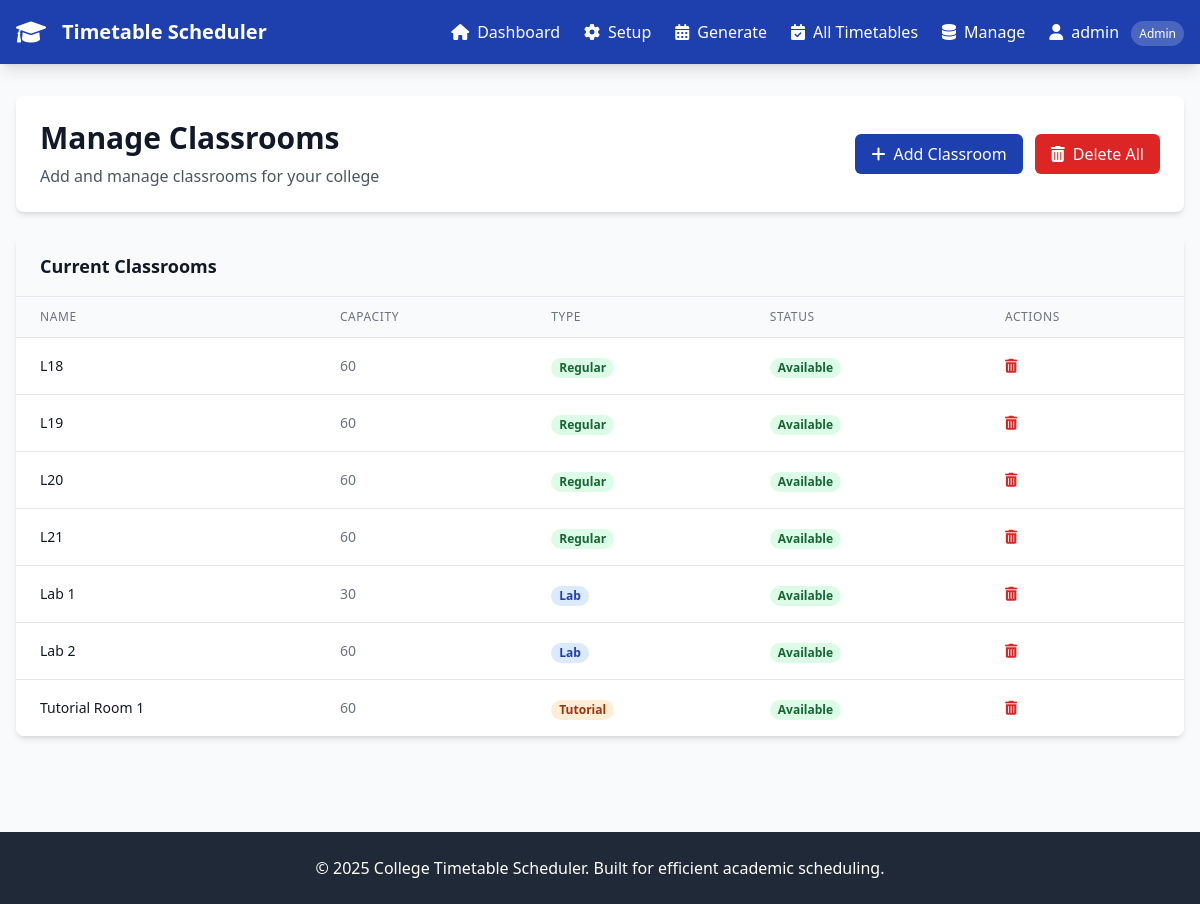
The page /manage/classrooms (signed in) on the database its author committed.
### app.py (models this page shows)
class Classroom(db.Model):
    id = db.Column(db.Integer, primary_key=True)
    name = db.Column(db.String(50), nullable=False)
    capacity = db.Column(db.Integer, nullable=False)
    type = db.Column(db.String(20), default='regular')  # regular, lab, auditorium
    is_available = db.Column(db.Boolean, default=True)

### app.py (the view)
@app.route('/manage/<string:entity>')
def manage_entity(entity):
    if 'user_id' not in session or session.get('user_role') != 'admin':
        flash('Access denied. Admin privileges required.', 'error')
        return redirect(url_for('login'))
    data = {}
    if entity == 'classrooms':
        data['items'] = Classroom.query.all()
    elif entity == 'faculty':
        data['items'] = Faculty.query.all()
    elif entity == 'subjects':
        data['items'] = Subject.query.all()
        data['faculty'] = Faculty.query.all()
    elif entity == 'batches':
        data['items'] = Batch.query.all()
    elif entity == 'students':
        data['items'] = User.query.filter_by(role='student').all()
        data['batches'] = Batch.query.all()
    if 'items' not in data:
        data['items'] = []
    return render_template('manage.html', entity=entity, data=data)

### templates/manage.html (shortened to what this page needs)
{% extends "base.html" %}
{% block content %}
<div class="space-y-6">
    <div class="bg-white rounded-lg shadow-md p-6">
        <div class="flex items-center justify-between">
            <div>
                <h1 class="text-3xl font-bold text-gray-900">Manage {{ entity.title() }}</h1>
                <p class="text-gray-600 mt-2">Add and manage {{ entity }} for your college</p>
            </div>
            <div class="flex space-x-3">
                <button onclick="toggleAddForm()" class="bg-college-blue text-white px-4 py-2 rounded-md hover:bg-college-dark transition duration-200">
                    <i class="fas fa-plus mr-2"></i>Add {{ entity.rstrip('s').title() }}
                </button>
                {% if data['items'] %}
                <form method="POST" action="{{ url_for('delete_all_entities', entity=entity) }}" style="display: inline-block;" onsubmit="return confirm('⚠️ WARNING: This will delete ALL {{ entity }}! This action cannot be undone. Are you absolutely sure?')">
                    <button type="submit" class="bg-red-600 text-white px-4 py-2 rounded-md hover:bg-red-700 transition duration-200">
                        <i class="fas fa-trash-alt mr-2"></i>Delete All
                    </button>
                </form>
                {% endif %}
            </div>
        </div>
    </div>
    <div class="bg-white rounded-lg shadow-md overflow-hidden">
        <div class="px-6 py-4 bg-gray-50 border-b">
            <h2 class="text-lg font-semibold text-gray-900">Current {{ entity.title() }}</h2>
        </div>
        {% if data['items'] %}
            <div class="overflow-x-auto">
                <table class="min-w-full divide-y divide-gray-200">
                    <thead class="bg-gray-50">
                        <tr>
                            {% if entity == 'classrooms' %}
                                <th class="px-6 py-3 text-left text-xs font-medium text-gray-500 uppercase tracking-wider">Name</th>
                                <th class="px-6 py-3 text-left text-xs font-medium text-gray-500 uppercase tracking-wider">Capacity</th>
                                <th class="px-6 py-3 text-left text-xs font-medium text-gray-500 uppercase tracking-wider">Type</th>
                                <th class="px-6 py-3 text-left text-xs font-medium text-gray-500 uppercase tracking-wider">Status</th>
                                <th class="px-6 py-3 text-left text-xs font-medium text-gray-500 uppercase tracking-wider">Actions</th>
                            {% endif %}
                        </tr>
                    </thead>
                    <tbody class="bg-white divide-y divide-gray-200">
                        {% for item in data['items'] %}
                            <tr class="hover:bg-gray-50">
                                {% if entity == 'classrooms' %}
                                    <td class="px-6 py-4 whitespace-nowrap text-sm font-medium text-gray-900">{{ item.name }}</td>
                                    <td class="px-6 py-4 whitespace-nowrap text-sm text-gray-500">{{ item.capacity }}</td>
                                    <td class="px-6 py-4 whitespace-nowrap">
                                        <span class="px-2 inline-flex text-xs leading-5 font-semibold rounded-full {% if item.type == 'lab' %}bg-blue-100 text-blue-800{% elif item.type == 'tutorial' %}bg-orange-100 text-orange-800{% elif item.type == 'auditorium' %}bg-purple-100 text-purple-800{% else %}bg-green-100 text-green-800{% endif %}">
                                            {{ item.type.title() }}
                                        </span>
                                    </td>
                                    <td class="px-6 py-4 whitespace-nowrap">
                                        <span class="px-2 inline-flex text-xs leading-5 font-semibold rounded-full {% if item.is_available %}bg-green-100 text-green-800{% else %}bg-red-100 text-red-800{% endif %}">
                                            {% if item.is_available %}Available{% else %}Unavailable{% endif %}
                                        </span>
                                    </td>
                                    <td class="px-6 py-4 whitespace-nowrap text-sm text-gray-500">
                                        <form method="POST" action="{{ url_for('delete_entity', entity='classroom', item_id=item.id) }}" style="display: inline-block;" onsubmit="return confirm('Are you sure you want to delete this classroom? This action cannot be undone.')">
                                            <button type="submit" class="text-red-600 hover:text-red-900 transition duration-200">
                                                <i class="fas fa-trash-alt"></i>
                                            </button>
                                        </form>
                                    </td>
                                {% endif %}
                            </tr>
                        {% endfor %}
                    </tbody>
                </table>
            </div>
        {% else %}
            <div class="px-6 py-8 text-center">
                <i class="fas fa-inbox text-4xl text-gray-400 mb-4"></i>
                <p class="text-gray-500">No {{ entity }} found. Add your first {{ entity.rstrip('s') }} to get started.</p>
            </div>
        {% endif %}
    </div>
</div>
{% endblock %}

### rows shown on the page
Classroom: name "L18", capacity "60", type "Regular", is_available "Available"
Classroom: name "L19", capacity "60", type "Regular", is_available "Available"
Classroom: name "L20", capacity "60", type "Regular", is_available "Available"
Classroom: name "L21", capacity "60", type "Regular", is_available "Available"
Classroom: name "Lab 1", capacity "30", type "Lab", is_available "Available"
Classroom: name "Lab 2", capacity "60", type "Lab", is_available "Available"
Classroom: name "Tutorial Room 1", capacity "60", type "Tutorial", is_available "Available"

### other values the page prints
{{ session.username }} "admin"
{{ entity.title() }} "Classrooms"
{{ entity }} "classrooms"
{{ entity.rstrip('s').title() }} "Classroom"
